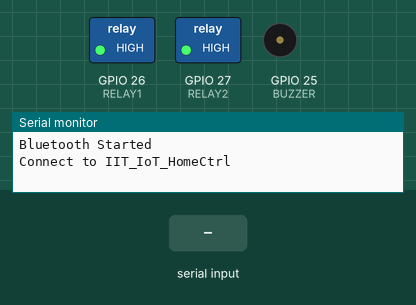
Bench run of a sketch on a simulated ESP32. Parts: switched loads named in the sketch (green lamp = pin HIGH), buzzer (waves = sounding, pin HIGH), the last lines printed to the serial monitor. The inputs (shaded band) are chosen by the test bench. Nothing arrives over Bluetooth unless stated.

Above: at 1.2 s.
1.3 s: "1" received over the second serial link
At 2.6 s:
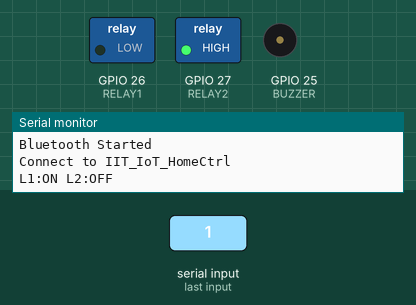
2.9 s: "2" received over the second serial link
At 3.9 s:
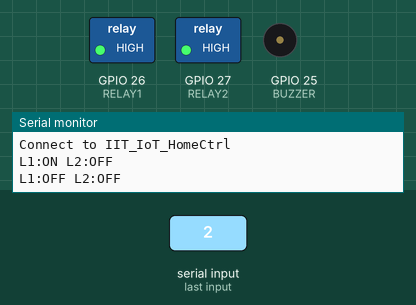
4.5 s: "3" received over the second serial link
At 5.1 s:
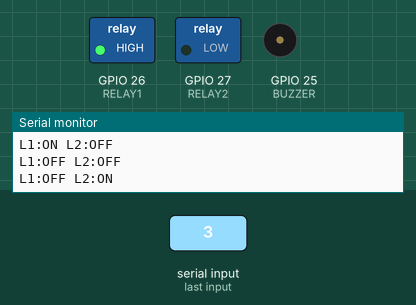
6.1 s: "5" received over the second serial link
At 7.4 s:
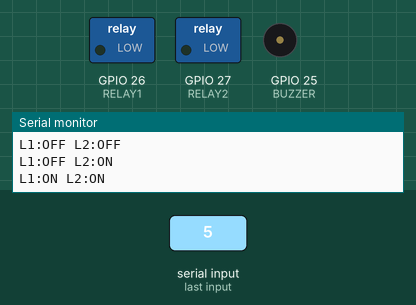
7.7 s: "4" received over the second serial link
At 8.7 s:
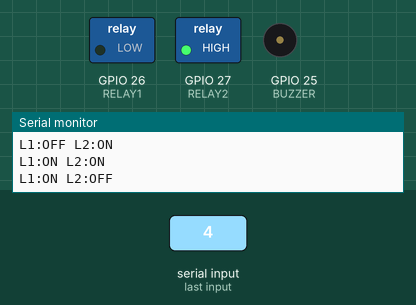
9.3 s: "6" received over the second serial link
At 9.9 s:
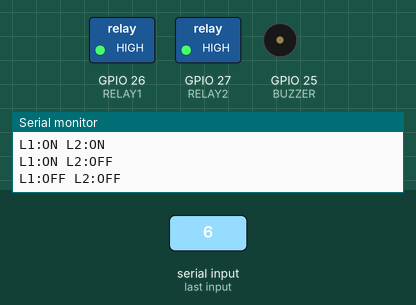
Timing chart, 0 to 11.9 s (numbered marks = the images above; inputs shaded):
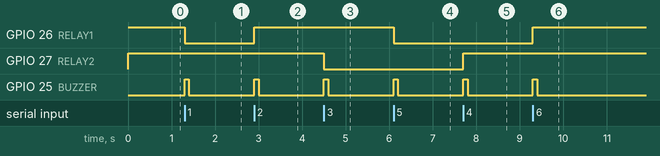

The sketch:

BHLC.ino
```cpp
#include "BluetoothSerial.h"

BluetoothSerial SerialBT;

#define RELAY1 26
#define RELAY2 27
#define BUZZER 25

bool light1 = false;
bool light2 = false;

void beep() {
  digitalWrite(BUZZER, HIGH);
  delay(100);
  digitalWrite(BUZZER, LOW);
}

void updateRelays() {
  digitalWrite(RELAY1, light1 ? LOW : HIGH);
  digitalWrite(RELAY2, light2 ? LOW : HIGH);
}

void sendStatus() {
  String status = "L1:";
  status += (light1 ? "ON " : "OFF ");
  status += "L2:";
  status += (light2 ? "ON" : "OFF");

  Serial.println(status);
  SerialBT.println(status);
}

void setup() {

  Serial.begin(115200);

  pinMode(RELAY1, OUTPUT);
  pinMode(RELAY2, OUTPUT);
  pinMode(BUZZER, OUTPUT);

  digitalWrite(RELAY1, HIGH);
  digitalWrite(RELAY2, HIGH);

  SerialBT.begin("IIT_IoT_HomeCtrl");

  Serial.println("Bluetooth Started");
  Serial.println("Connect to IIT_IoT_HomeCtrl");
}

void loop() {

  if (SerialBT.available()) {

    char cmd = SerialBT.read();

    switch (cmd) {

      case '1':
        light1 = true;
        break;

      case '2':
        light1 = false;
        break;

      case '3':
        light2 = true;
        break;

      case '4':
        light2 = false;
        break;

      case '5':
        light1 = true;
        light2 = true;
        break;

      case '6':
        light1 = false;
        light2 = false;
        break;

      case '?':
        sendStatus();
        return;

      default:
        SerialBT.println("Invalid Command");
        return;
    }

    updateRelays();
    beep();
    sendStatus();
  }
}
```

Measured:
- after the input at 1.3 s, GPIO 26 (RELAY1): HIGH → LOW at once; GPIO 25 (BUZZER): LOW → HIGH at once, → LOW 0.10 s later
- after the input at 2.9 s, GPIO 26 (RELAY1): LOW → HIGH at once; GPIO 25 (BUZZER): LOW → HIGH at once, → LOW 0.10 s later
- after the input at 4.5 s, GPIO 27 (RELAY2): HIGH → LOW at once; GPIO 25 (BUZZER): LOW → HIGH at once, → LOW 0.10 s later
- after the input at 6.1 s, GPIO 26 (RELAY1): HIGH → LOW at once; GPIO 25 (BUZZER): LOW → HIGH at once, → LOW 0.10 s later
- after the input at 7.7 s, GPIO 27 (RELAY2): LOW → HIGH at once; GPIO 25 (BUZZER): LOW → HIGH at once, → LOW 0.10 s later
- after the input at 9.3 s, GPIO 26 (RELAY1): LOW → HIGH at once; GPIO 25 (BUZZER): LOW → HIGH at once, → LOW 0.10 s later
